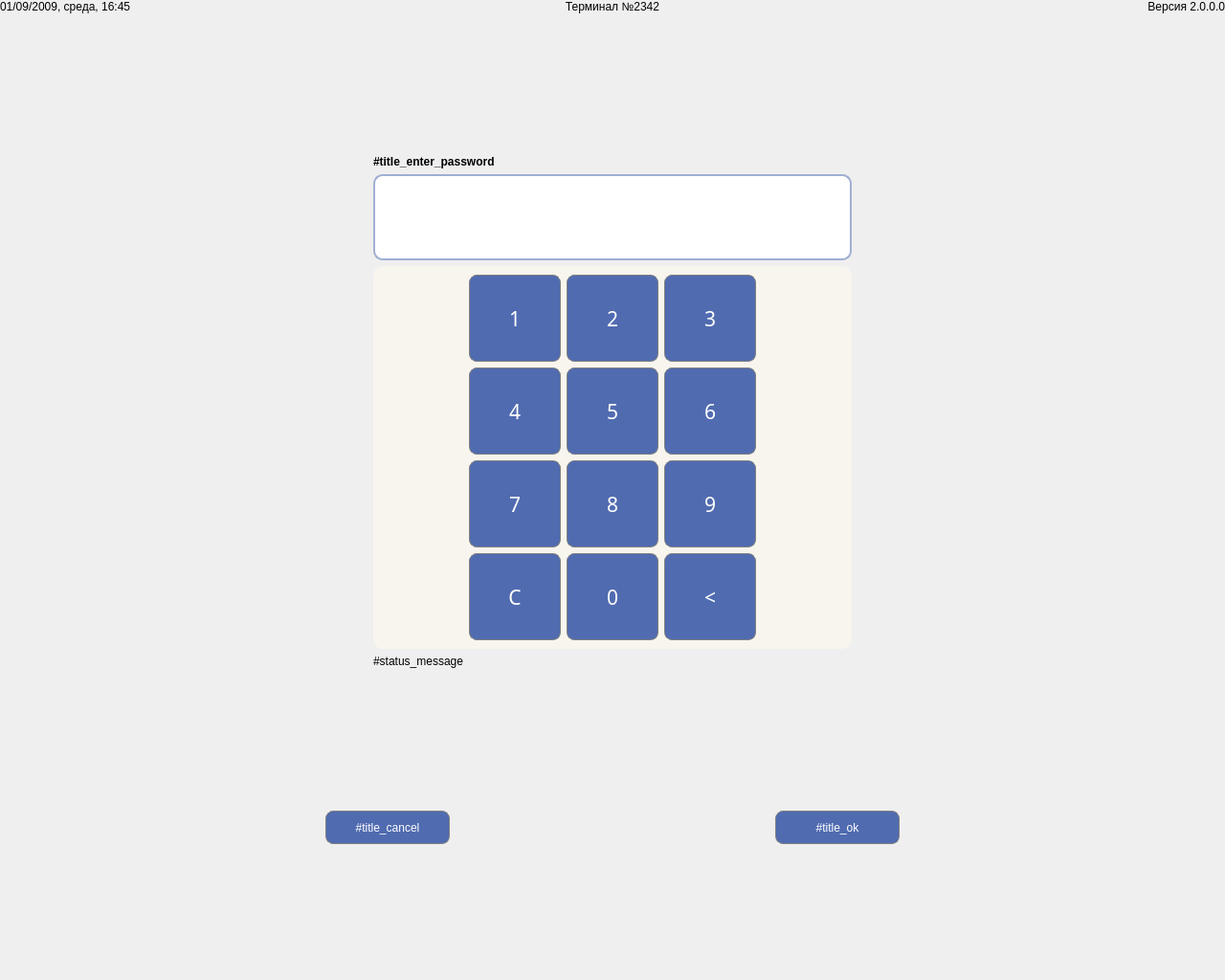
<?xml version="1.0" encoding="UTF-8"?>
<ui version="4.0">
  <class>MainHumoServiceMenuWindow</class>
  <widget class="QWidget" name="MainHumoServiceMenuWindow">
    <property name="enabled">
      <bool>true</bool>
    </property>
    <property name="geometry">
      <rect>
        <x>0</x>
        <y>0</y>
        <width>1280</width>
        <height>1024</height>
      </rect>
    </property>
    <property name="minimumSize">
      <size>
        <width>0</width>
        <height>0</height>
      </size>
    </property>
    <property name="maximumSize">
      <size>
        <width>16777215</width>
        <height>16777215</height>
      </size>
    </property>
    <property name="styleSheet">
      <string notr="true">/* common styles */
        QPushButton
        {
        color: white;
        background-color: rgba(80, 107, 176);
        border: 1px solid gray;
        border-radius: 8px;
        padding-left: 1px;
        padding-right: 1px;
        }

        QPushButton:disabled
        {
        color: gray;
        background-color: lightgray;
        }

        QPushButton:pressed
        {
        background-color: rgba(98, 141, 191);
        }

        QTabBar::tab
        {
        background: rgba(186, 200, 232);
        border-top: 1px solid #C4C4C3;
        border-left: 1px solid #C4C4C3;
        border-right: 1px solid #C4C4C3;
        border-top-left-radius: 4px;
        border-top-right-radius: 4px;
        min-width: 26ex;
        min-height: 8ex;
        padding: 2px;
        }

        QTabBar::tab:selected
        {
        background: #f2f1ef;
        }

        QLineEdit
        {
        padding: 8;
        border: 2px solid rgba(160, 175, 211);
        border-radius: 10px;
        }

        QLineEdit:disabled {
        color: #808080;
        background-color: #d3d3d3;
        border: 2px solid #a6a6a6;
        }

        QLabel:disabled {
        color: #808080;
        }

        /* MainServiceWindow styles*/
        QWidget#ServiceMenuWindow
        {
        background-color:#f0f0f0;
        }

        QWidget#wNumericPad
        {
        background: rgba(247, 245, 237);
        border-radius: 10px;
        }

        QWidget#wNumericPad QPushButton
        {
        font: 16pt bold;
        }

      </string>
    </property>
    <layout class="QGridLayout" name="gridLayout_3">
      <property name="leftMargin">
        <number>0</number>
      </property>
      <property name="topMargin">
        <number>0</number>
      </property>
      <property name="rightMargin">
        <number>0</number>
      </property>
      <property name="bottomMargin">
        <number>0</number>
      </property>
      <item row="0" column="0">
        <layout class="QHBoxLayout" name="horizontalLayout_3">
          <property name="leftMargin">
            <number>0</number>
          </property>
          <property name="rightMargin">
            <number>0</number>
          </property>
          <item>
            <widget class="QLabel" name="lbCurrentDate">
              <property name="text">
                <string notr="true">01/09/2009, среда, 16:45</string>
              </property>
            </widget>
          </item>
          <item>
            <widget class="QLabel" name="lbTerminalNumber">
              <property name="text">
                <string notr="true">Терминал №2342</string>
              </property>
              <property name="alignment">
                <set>Qt::AlignCenter</set>
              </property>
            </widget>
          </item>
          <item>
            <widget class="QLabel" name="lbVersion">
              <property name="text">
                <string notr="true">Версия 2.0.0.0</string>
              </property>
              <property name="alignment">
                <set>Qt::AlignRight|Qt::AlignTrailing|Qt::AlignVCenter</set>
              </property>
            </widget>
          </item>
        </layout>
      </item>
      <item row="1" column="0">
        <widget class="QStackedWidget" name="swPages">
          <property name="currentIndex">
            <number>0</number>
          </property>
          <widget class="QWidget" name="wPasswordPage">
            <layout class="QGridLayout" name="gridLayout_4">
              <property name="leftMargin">
                <number>0</number>
              </property>
              <property name="topMargin">
                <number>0</number>
              </property>
              <property name="rightMargin">
                <number>0</number>
              </property>
              <property name="bottomMargin">
                <number>0</number>
              </property>
              <item row="3" column="1">
                <widget class="QWidget" name="wNumericPad" native="true">
                  <property name="minimumSize">
                    <size>
                      <width>500</width>
                      <height>400</height>
                    </size>
                  </property>
                  <layout class="QGridLayout" name="gridLayout_5">
                    <property name="leftMargin">
                      <number>100</number>
                    </property>
                    <property name="rightMargin">
                      <number>100</number>
                    </property>
                    <item row="1" column="0">
                      <widget class="QPushButton" name="btnDigit1">
                        <property name="sizePolicy">
                          <sizepolicy hsizetype="Preferred" vsizetype="Preferred">
                            <horstretch>0</horstretch>
                            <verstretch>0</verstretch>
                          </sizepolicy>
                        </property>
                        <property name="maximumSize">
                          <size>
                            <width>100</width>
                            <height>100</height>
                          </size>
                        </property>
                        <property name="styleSheet">
                          <string notr="true" />
                        </property>
                        <property name="text">
                          <string notr="true">1</string>
                        </property>
                        <property name="cyberDigit" stdset="0">
                          <string notr="true">1</string>
                        </property>
                      </widget>
                    </item>
                    <item row="1" column="1">
                      <widget class="QPushButton" name="btnDigit2">
                        <property name="sizePolicy">
                          <sizepolicy hsizetype="Preferred" vsizetype="Preferred">
                            <horstretch>0</horstretch>
                            <verstretch>0</verstretch>
                          </sizepolicy>
                        </property>
                        <property name="maximumSize">
                          <size>
                            <width>100</width>
                            <height>100</height>
                          </size>
                        </property>
                        <property name="font">
                          <font>
                            <family>12</family>
                            <pointsize>16</pointsize>
                            <weight>50</weight>
                            <italic>false</italic>
                            <bold>false</bold>
                          </font>
                        </property>
                        <property name="styleSheet">
                          <string notr="true" />
                        </property>
                        <property name="text">
                          <string notr="true">2</string>
                        </property>
                        <property name="cyberDigit" stdset="0">
                          <string notr="true">2</string>
                        </property>
                      </widget>
                    </item>
                    <item row="1" column="2">
                      <widget class="QPushButton" name="btnDigit3">
                        <property name="sizePolicy">
                          <sizepolicy hsizetype="Preferred" vsizetype="Preferred">
                            <horstretch>0</horstretch>
                            <verstretch>0</verstretch>
                          </sizepolicy>
                        </property>
                        <property name="maximumSize">
                          <size>
                            <width>100</width>
                            <height>100</height>
                          </size>
                        </property>
                        <property name="font">
                          <font>
                            <family>12</family>
                            <pointsize>16</pointsize>
                            <weight>50</weight>
                            <italic>false</italic>
                            <bold>false</bold>
                          </font>
                        </property>
                        <property name="styleSheet">
                          <string notr="true" />
                        </property>
                        <property name="text">
                          <string notr="true">3</string>
                        </property>
                        <property name="cyberDigit" stdset="0">
                          <string notr="true">3</string>
                        </property>
                      </widget>
                    </item>
                    <item row="2" column="0">
                      <widget class="QPushButton" name="btnDigit4">
                        <property name="sizePolicy">
                          <sizepolicy hsizetype="Preferred" vsizetype="Preferred">
                            <horstretch>0</horstretch>
                            <verstretch>0</verstretch>
                          </sizepolicy>
                        </property>
                        <property name="maximumSize">
                          <size>
                            <width>100</width>
                            <height>100</height>
                          </size>
                        </property>
                        <property name="font">
                          <font>
                            <family>12</family>
                            <pointsize>16</pointsize>
                            <weight>50</weight>
                            <italic>false</italic>
                            <bold>false</bold>
                          </font>
                        </property>
                        <property name="styleSheet">
                          <string notr="true" />
                        </property>
                        <property name="text">
                          <string notr="true">4</string>
                        </property>
                        <property name="cyberDigit" stdset="0">
                          <string notr="true">4</string>
                        </property>
                      </widget>
                    </item>
                    <item row="2" column="1">
                      <widget class="QPushButton" name="btnDigit5">
                        <property name="sizePolicy">
                          <sizepolicy hsizetype="Preferred" vsizetype="Preferred">
                            <horstretch>0</horstretch>
                            <verstretch>0</verstretch>
                          </sizepolicy>
                        </property>
                        <property name="maximumSize">
                          <size>
                            <width>100</width>
                            <height>100</height>
                          </size>
                        </property>
                        <property name="font">
                          <font>
                            <family>12</family>
                            <pointsize>16</pointsize>
                            <weight>50</weight>
                            <italic>false</italic>
                            <bold>false</bold>
                          </font>
                        </property>
                        <property name="styleSheet">
                          <string notr="true" />
                        </property>
                        <property name="text">
                          <string notr="true">5</string>
                        </property>
                        <property name="cyberDigit" stdset="0">
                          <string notr="true">5</string>
                        </property>
                      </widget>
                    </item>
                    <item row="2" column="2">
                      <widget class="QPushButton" name="btnDigit6">
                        <property name="sizePolicy">
                          <sizepolicy hsizetype="Preferred" vsizetype="Preferred">
                            <horstretch>0</horstretch>
                            <verstretch>0</verstretch>
                          </sizepolicy>
                        </property>
                        <property name="maximumSize">
                          <size>
                            <width>100</width>
                            <height>100</height>
                          </size>
                        </property>
                        <property name="font">
                          <font>
                            <family>12</family>
                            <pointsize>16</pointsize>
                            <weight>50</weight>
                            <italic>false</italic>
                            <bold>false</bold>
                          </font>
                        </property>
                        <property name="styleSheet">
                          <string notr="true" />
                        </property>
                        <property name="text">
                          <string notr="true">6</string>
                        </property>
                        <property name="cyberDigit" stdset="0">
                          <string notr="true">6</string>
                        </property>
                      </widget>
                    </item>
                    <item row="3" column="0">
                      <widget class="QPushButton" name="btnDigit7">
                        <property name="sizePolicy">
                          <sizepolicy hsizetype="Preferred" vsizetype="Preferred">
                            <horstretch>0</horstretch>
                            <verstretch>0</verstretch>
                          </sizepolicy>
                        </property>
                        <property name="maximumSize">
                          <size>
                            <width>100</width>
                            <height>100</height>
                          </size>
                        </property>
                        <property name="font">
                          <font>
                            <family>12</family>
                            <pointsize>16</pointsize>
                            <weight>50</weight>
                            <italic>false</italic>
                            <bold>false</bold>
                          </font>
                        </property>
                        <property name="styleSheet">
                          <string notr="true" />
                        </property>
                        <property name="text">
                          <string notr="true">7</string>
                        </property>
                        <property name="cyberDigit" stdset="0">
                          <string notr="true">7</string>
                        </property>
                      </widget>
                    </item>
                    <item row="3" column="1">
                      <widget class="QPushButton" name="btnDigit8">
                        <property name="sizePolicy">
                          <sizepolicy hsizetype="Preferred" vsizetype="Preferred">
                            <horstretch>0</horstretch>
                            <verstretch>0</verstretch>
                          </sizepolicy>
                        </property>
                        <property name="maximumSize">
                          <size>
                            <width>100</width>
                            <height>100</height>
                          </size>
                        </property>
                        <property name="font">
                          <font>
                            <family>12</family>
                            <pointsize>16</pointsize>
                            <weight>50</weight>
                            <italic>false</italic>
                            <bold>false</bold>
                          </font>
                        </property>
                        <property name="styleSheet">
                          <string notr="true" />
                        </property>
                        <property name="text">
                          <string notr="true">8</string>
                        </property>
                        <property name="cyberDigit" stdset="0">
                          <string notr="true">8</string>
                        </property>
                      </widget>
                    </item>
                    <item row="3" column="2">
                      <widget class="QPushButton" name="btnDigit9">
                        <property name="sizePolicy">
                          <sizepolicy hsizetype="Preferred" vsizetype="Preferred">
                            <horstretch>0</horstretch>
                            <verstretch>0</verstretch>
                          </sizepolicy>
                        </property>
                        <property name="maximumSize">
                          <size>
                            <width>100</width>
                            <height>100</height>
                          </size>
                        </property>
                        <property name="font">
                          <font>
                            <family>12</family>
                            <pointsize>16</pointsize>
                            <weight>50</weight>
                            <italic>false</italic>
                            <bold>false</bold>
                          </font>
                        </property>
                        <property name="styleSheet">
                          <string notr="true" />
                        </property>
                        <property name="text">
                          <string notr="true">9</string>
                        </property>
                        <property name="cyberDigit" stdset="0">
                          <string notr="true">9</string>
                        </property>
                      </widget>
                    </item>
                    <item row="4" column="0">
                      <widget class="QPushButton" name="btnClear">
                        <property name="sizePolicy">
                          <sizepolicy hsizetype="Preferred" vsizetype="Preferred">
                            <horstretch>0</horstretch>
                            <verstretch>0</verstretch>
                          </sizepolicy>
                        </property>
                        <property name="maximumSize">
                          <size>
                            <width>100</width>
                            <height>100</height>
                          </size>
                        </property>
                        <property name="font">
                          <font>
                            <family>12</family>
                            <pointsize>16</pointsize>
                            <weight>50</weight>
                            <italic>false</italic>
                            <bold>false</bold>
                          </font>
                        </property>
                        <property name="styleSheet">
                          <string notr="true" />
                        </property>
                        <property name="text">
                          <string notr="true">C</string>
                        </property>
                      </widget>
                    </item>
                    <item row="4" column="1">
                      <widget class="QPushButton" name="btnDigit0">
                        <property name="sizePolicy">
                          <sizepolicy hsizetype="Preferred" vsizetype="Preferred">
                            <horstretch>0</horstretch>
                            <verstretch>0</verstretch>
                          </sizepolicy>
                        </property>
                        <property name="maximumSize">
                          <size>
                            <width>100</width>
                            <height>100</height>
                          </size>
                        </property>
                        <property name="font">
                          <font>
                            <family>12</family>
                            <pointsize>16</pointsize>
                            <weight>50</weight>
                            <italic>false</italic>
                            <bold>false</bold>
                          </font>
                        </property>
                        <property name="styleSheet">
                          <string notr="true" />
                        </property>
                        <property name="text">
                          <string notr="true">0</string>
                        </property>
                        <property name="cyberDigit" stdset="0">
                          <string notr="true">0</string>
                        </property>
                      </widget>
                    </item>
                    <item row="4" column="2">
                      <widget class="QPushButton" name="btnBackspace">
                        <property name="sizePolicy">
                          <sizepolicy hsizetype="Preferred" vsizetype="Preferred">
                            <horstretch>0</horstretch>
                            <verstretch>0</verstretch>
                          </sizepolicy>
                        </property>
                        <property name="maximumSize">
                          <size>
                            <width>100</width>
                            <height>100</height>
                          </size>
                        </property>
                        <property name="font">
                          <font>
                            <family>12</family>
                            <pointsize>16</pointsize>
                            <weight>50</weight>
                            <italic>false</italic>
                            <bold>false</bold>
                          </font>
                        </property>
                        <property name="styleSheet">
                          <string notr="true" />
                        </property>
                        <property name="text">
                          <string notr="true">&lt;</string>
                        </property>
                      </widget>
                    </item>
                  </layout>
                </widget>
              </item>
              <item row="5" column="1">
                <spacer name="verticalSpacer_2">
                  <property name="orientation">
                    <enum>Qt::Vertical</enum>
                  </property>
                  <property name="sizeHint" stdset="0">
                    <size>
                      <width>20</width>
                      <height>40</height>
                    </size>
                  </property>
                </spacer>
              </item>
              <item row="6" column="0" colspan="3">
                <widget class="QWidget" name="wPasswordActions" native="true">
                  <layout class="QHBoxLayout" name="horizontalLayout_2">
                    <property name="spacing">
                      <number>0</number>
                    </property>
                    <property name="leftMargin">
                      <number>0</number>
                    </property>
                    <property name="topMargin">
                      <number>0</number>
                    </property>
                    <property name="rightMargin">
                      <number>0</number>
                    </property>
                    <property name="bottomMargin">
                      <number>0</number>
                    </property>
                    <item>
                      <spacer name="horizontalSpacer_10">
                        <property name="orientation">
                          <enum>Qt::Horizontal</enum>
                        </property>
                        <property name="sizeHint" stdset="0">
                          <size>
                            <width>40</width>
                            <height>20</height>
                          </size>
                        </property>
                      </spacer>
                    </item>
                    <item>
                      <widget class="QPushButton" name="btnCancelAuth">
                        <property name="minimumSize">
                          <size>
                            <width>130</width>
                            <height>35</height>
                          </size>
                        </property>
                        <property name="text">
                          <string>#title_cancel</string>
                        </property>
                      </widget>
                    </item>
                    <item>
                      <spacer name="horizontalSpacer_8">
                        <property name="orientation">
                          <enum>Qt::Horizontal</enum>
                        </property>
                        <property name="sizeHint" stdset="0">
                          <size>
                            <width>40</width>
                            <height>20</height>
                          </size>
                        </property>
                      </spacer>
                    </item>
                    <item>
                      <widget class="QPushButton" name="btnProceedAuth">
                        <property name="minimumSize">
                          <size>
                            <width>130</width>
                            <height>35</height>
                          </size>
                        </property>
                        <property name="text">
                          <string>#title_ok</string>
                        </property>
                      </widget>
                    </item>
                    <item>
                      <spacer name="horizontalSpacer_9">
                        <property name="orientation">
                          <enum>Qt::Horizontal</enum>
                        </property>
                        <property name="sizeHint" stdset="0">
                          <size>
                            <width>40</width>
                            <height>20</height>
                          </size>
                        </property>
                      </spacer>
                    </item>
                  </layout>
                </widget>
              </item>
              <item row="3" column="2">
                <spacer name="horizontalSpacer_6">
                  <property name="orientation">
                    <enum>Qt::Horizontal</enum>
                  </property>
                  <property name="sizeHint" stdset="0">
                    <size>
                      <width>40</width>
                      <height>20</height>
                    </size>
                  </property>
                </spacer>
              </item>
              <item row="3" column="0">
                <spacer name="horizontalSpacer_7">
                  <property name="orientation">
                    <enum>Qt::Horizontal</enum>
                  </property>
                  <property name="sizeHint" stdset="0">
                    <size>
                      <width>40</width>
                      <height>20</height>
                    </size>
                  </property>
                </spacer>
              </item>
              <item row="0" column="1">
                <spacer name="verticalSpacer_3">
                  <property name="orientation">
                    <enum>Qt::Vertical</enum>
                  </property>
                  <property name="sizeHint" stdset="0">
                    <size>
                      <width>20</width>
                      <height>40</height>
                    </size>
                  </property>
                </spacer>
              </item>
              <item row="7" column="1">
                <spacer name="verticalSpacer_4">
                  <property name="orientation">
                    <enum>Qt::Vertical</enum>
                  </property>
                  <property name="sizeHint" stdset="0">
                    <size>
                      <width>20</width>
                      <height>40</height>
                    </size>
                  </property>
                </spacer>
              </item>
              <item row="1" column="1">
                <widget class="QLabel" name="lbPassword">
                  <property name="font">
                    <font>
                      <weight>75</weight>
                      <bold>true</bold>
                    </font>
                  </property>
                  <property name="text">
                    <string>#title_enter_password</string>
                  </property>
                </widget>
              </item>
              <item row="4" column="1">
                <widget class="QLabel" name="lbStatusMessage">
                  <property name="text">
                    <string notr="true">#status_message</string>
                  </property>
                </widget>
              </item>
              <item row="2" column="1">
                <widget class="QLineEdit" name="lePassword">
                  <property name="minimumSize">
                    <size>
                      <width>0</width>
                      <height>90</height>
                    </size>
                  </property>
                  <property name="inputMask">
                    <string notr="true" />
                  </property>
                  <property name="maxLength">
                    <number>20</number>
                  </property>
                  <property name="frame">
                    <bool>true</bool>
                  </property>
                  <property name="echoMode">
                    <enum>QLineEdit::Password</enum>
                  </property>
                  <property name="alignment">
                    <set>Qt::AlignCenter</set>
                  </property>
                  <property name="readOnly">
                    <bool>false</bool>
                  </property>
                </widget>
              </item>
            </layout>
          </widget>
          <widget class="QWidget" name="wServiceMenuPage">
            <layout class="QGridLayout" name="gridLayout">
              <property name="leftMargin">
                <number>0</number>
              </property>
              <property name="topMargin">
                <number>0</number>
              </property>
              <property name="rightMargin">
                <number>0</number>
              </property>
              <property name="bottomMargin">
                <number>0</number>
              </property>
              <item row="3" column="0">
                <widget class="QWidget" name="wServiceActions" native="true">
                  <property name="minimumSize">
                    <size>
                      <width>0</width>
                      <height>40</height>
                    </size>
                  </property>
                  <layout class="QGridLayout" name="gridLayout_2">
                    <property name="leftMargin">
                      <number>0</number>
                    </property>
                    <property name="topMargin">
                      <number>0</number>
                    </property>
                    <property name="rightMargin">
                      <number>0</number>
                    </property>
                    <property name="bottomMargin">
                      <number>0</number>
                    </property>
                    <property name="spacing">
                      <number>0</number>
                    </property>
                    <item row="0" column="0">
                      <layout class="QHBoxLayout" name="horizontalLayout">
                        <property name="spacing">
                          <number>20</number>
                        </property>
                        <property name="leftMargin">
                          <number>0</number>
                        </property>
                        <property name="rightMargin">
                          <number>0</number>
                        </property>
                        <property name="bottomMargin">
                          <number>3</number>
                        </property>
                        <item>
                          <widget class="QPushButton" name="btnRebootTerminal">
                            <property name="sizePolicy">
                              <sizepolicy hsizetype="Preferred" vsizetype="Preferred">
                                <horstretch>0</horstretch>
                                <verstretch>0</verstretch>
                              </sizepolicy>
                            </property>
                            <property name="text">
                              <string>#title_reboot_terminal</string>
                            </property>
                          </widget>
                        </item>
                        <item>
                          <widget class="QPushButton" name="btnRebootApplication">
                            <property name="sizePolicy">
                              <sizepolicy hsizetype="Preferred" vsizetype="Preferred">
                                <horstretch>0</horstretch>
                                <verstretch>0</verstretch>
                              </sizepolicy>
                            </property>
                            <property name="text">
                              <string>#title_reboot_software</string>
                            </property>
                          </widget>
                        </item>
                        <item>
                          <widget class="QPushButton" name="btnStopApplication">
                            <property name="sizePolicy">
                              <sizepolicy hsizetype="Preferred" vsizetype="Preferred">
                                <horstretch>0</horstretch>
                                <verstretch>0</verstretch>
                              </sizepolicy>
                            </property>
                            <property name="text">
                              <string>#title_stop_software</string>
                            </property>
                          </widget>
                        </item>
                        <item>
                          <widget class="QPushButton" name="btnToggleLock">
                            <property name="sizePolicy">
                              <sizepolicy hsizetype="Preferred" vsizetype="Preferred">
                                <horstretch>0</horstretch>
                                <verstretch>0</verstretch>
                              </sizepolicy>
                            </property>
                            <property name="text">
                              <string notr="true">#title_block</string>
                            </property>
                          </widget>
                        </item>
                        <item>
                          <widget class="QPushButton" name="btnCloseServiceMenu">
                            <property name="sizePolicy">
                              <sizepolicy hsizetype="Preferred" vsizetype="Preferred">
                                <horstretch>0</horstretch>
                                <verstretch>0</verstretch>
                              </sizepolicy>
                            </property>
                            <property name="text">
                              <string>#title_exit</string>
                            </property>
                          </widget>
                        </item>
                      </layout>
                    </item>
                  </layout>
                </widget>
              </item>
              <item row="1" column="0">
                <widget class="QTabWidget" name="twServiceScreens">
                  <property name="minimumSize">
                    <size>
                      <width>0</width>
                      <height>0</height>
                    </size>
                  </property>
                  <property name="maximumSize">
                    <size>
                      <width>16777215</width>
                      <height>16777215</height>
                    </size>
                  </property>
                  <property name="tabPosition">
                    <enum>QTabWidget::North</enum>
                  </property>
                  <property name="currentIndex">
                    <number>0</number>
                  </property>
                  <property name="documentMode">
                    <bool>true</bool>
                  </property>
                  <property name="tabsClosable">
                    <bool>false</bool>
                  </property>
                  <property name="movable">
                    <bool>false</bool>
                  </property>
                  <widget class="QWidget" name="tab">
                    <property name="maximumSize">
                      <size>
                        <width>1000</width>
                        <height>600</height>
                      </size>
                    </property>
                    <attribute name="title">
                      <string />
                    </attribute>
                  </widget>
                </widget>
              </item>
              <item row="2" column="0">
                <widget class="Line" name="line">
                  <property name="orientation">
                    <enum>Qt::Horizontal</enum>
                  </property>
                </widget>
              </item>
            </layout>
          </widget>
        </widget>
      </item>
    </layout>
  </widget>
  <resources />
  <connections />
</ui>
